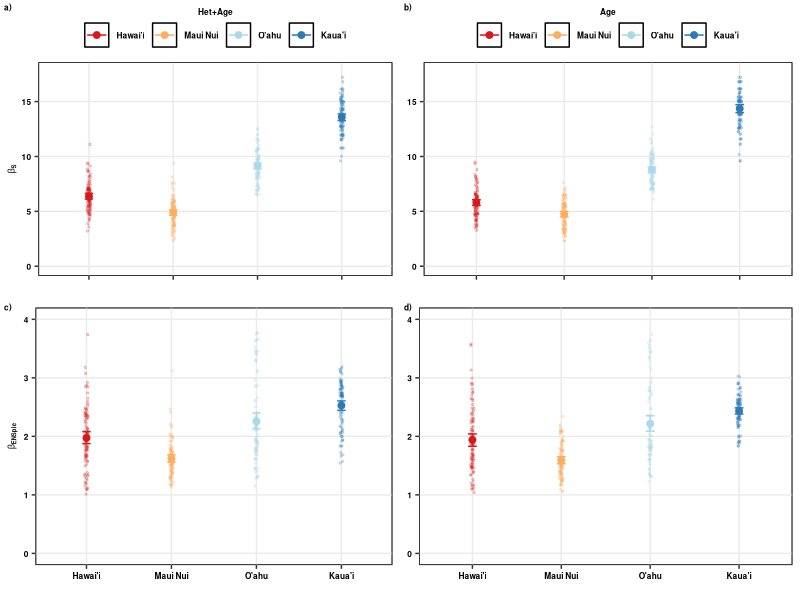

R code for this plot:
###############
# Beta ENSpie #
###############
# All natives #
# 9 plots #####
###############

require(dplyr)
require(ggplot2)
require(grid)
require(reshape2)
require(rms)

#############
# Data  #####
#############

Beta_2<-read.csv("Cleaned_Data/Scen2_Natives_9plots_BetaPIE.csv",sep=",",header=T)

Beta_3<-read.csv("Cleaned_Data/Scen3_Natives_9plots_BetaPIE.csv",sep=",",header=T)

#################
# Beta ENS_PIE  #
#################
## Scenario 2

Beta_22<-filter(Beta_2, index=="beta_S_PIE")

Beta_22<-dplyr::summarize(dplyr::group_by(Beta_22, geo_entity2, Iteration),beta_ENS_PIE=mean(value))

Beta_22$geo_entity2<-as.character(Beta_22$geo_entity2)
Beta_22$geo_entity2<-ifelse(Beta_22$geo_entity2=="Hawai'i Island","Hawai'i",Beta_22$geo_entity2)
Beta_22$geo_entity2<-ifelse(Beta_22$geo_entity2=="Kaua'i Island","Kaua'i",Beta_22$geo_entity2)
Beta_22$geo_entity2<-ifelse(Beta_22$geo_entity2=="O'ahu Island","O'ahu",Beta_22$geo_entity2)
Beta_22$geo_entity2<-as.factor(Beta_22$geo_entity2)

Beta_22$geo_entity2<-as.factor(Beta_22$geo_entity2)
Beta_22$geo_entity2<-factor(Beta_22$geo_entity2,levels=c("Hawai'i","Maui Nui","O'ahu","Kaua'i"))

Beta_2s<- Beta_22 %>%
  group_by(geo_entity2) %>%
  do(data.frame(rbind(smean.cl.boot(.$beta_ENS_PIE, B=1000))))

colnames(Beta_2s)[2]<-"beta_ENS_PIE"
colnames(Beta_2s)[3]<-"l.QD"
colnames(Beta_2s)[4]<-"h.QD"

Beta_2s$geo_entity2<-as.factor(Beta_2s$geo_entity2)
Beta_2s$geo_entity2<-factor(Beta_2s$geo_entity2,levels=c("Hawai'i","Maui Nui","O'ahu","Kaua'i"))

Beta_Scen2<-ggplot(data=Beta_22, aes(x=geo_entity2,y=beta_ENS_PIE,group=geo_entity2,color=geo_entity2))+
  geom_point(data=Beta_22, aes(x=geo_entity2,y=beta_ENS_PIE,group=geo_entity2,color=geo_entity2),
             position = position_jitter(w = 0.02, h = 0),size=0.5,alpha=0.2)+
  
  geom_point(data=Beta_2s, aes(x=geo_entity2,y=beta_ENS_PIE,group=geo_entity2, colour=geo_entity2),size=2)+
  geom_errorbar(data=Beta_2s,aes(ymin=l.QD,ymax=h.QD),width=0.1)+
  scale_y_continuous(limits=c(0,4),breaks=c(0,1,2,3,4))+
  #scale_color_d3(palette="category20c")+
  scale_colour_manual(values=c("#d7191c","#fdae61","#abd9e9","#2c7bb6"))+
  labs(x="",y=expression(bold(beta["ENSpie"])))+
  guides(colour=guide_legend(title="Het+Age",title.position = "top"))+
  theme_bw()+theme(axis.title.x=element_text(colour="black",face="bold",size=6),
                   axis.title.y=element_text(colour="black",face="bold",size=6),
                   axis.text.x=element_text(colour=c("black"),face="bold",size=6),
                   axis.text.y=element_text(colour=c("black"),face="bold",size=6),
                   legend.text=element_text(colour=c("black"),face="bold",size=6),
                   legend.title = element_text(colour=c("black"),face="bold",size=6),
                   legend.title.align = 0.5,
                   legend.position=c("none"),
                   legend.margin =margin(t=0, r=0, b=0, l=0, unit="cm"),
                   panel.background =element_rect(fill="transparent",colour="black"),panel.grid.minor=element_blank())

write.csv(Beta_2s,"Cleaned_Data/Summary_Beta_ENS_PIE_Scen2_9plots.csv",row.names=F)

## Scenario 3

Beta_33<-filter(Beta_3, index=="beta_S_PIE")

Beta_33<-dplyr::summarize(dplyr::group_by(Beta_33, geo_entity2, Iteration),beta_ENS_PIE=mean(value))

Beta_33$geo_entity2<-as.character(Beta_33$geo_entity2)
Beta_33$geo_entity2<-ifelse(Beta_33$geo_entity2=="Hawai'i Island","Hawai'i",Beta_33$geo_entity2)
Beta_33$geo_entity2<-ifelse(Beta_33$geo_entity2=="Kaua'i Island","Kaua'i",Beta_33$geo_entity2)
Beta_33$geo_entity2<-ifelse(Beta_33$geo_entity2=="O'ahu Island","O'ahu",Beta_33$geo_entity2)
Beta_33$geo_entity2<-as.factor(Beta_33$geo_entity2)


Beta_33$geo_entity2<-as.factor(Beta_33$geo_entity2)
Beta_33$geo_entity2<-factor(Beta_33$geo_entity2,levels=c("Hawai'i","Maui Nui","O'ahu","Kaua'i"))

Beta_3s<- Beta_33 %>%
  group_by(geo_entity2) %>%
  do(data.frame(rbind(smean.cl.boot(.$beta_ENS_PIE, B=1000))))

colnames(Beta_3s)[2]<-"beta_ENS_PIE"
colnames(Beta_3s)[3]<-"l.QD"
colnames(Beta_3s)[4]<-"h.QD"

Beta_3s$geo_entity2<-as.factor(Beta_3s$geo_entity2)
Beta_3s$geo_entity2<-factor(Beta_3s$geo_entity2,levels=c("Hawai'i","Maui Nui","O'ahu","Kaua'i"))

Beta_Scen3<-ggplot(data=Beta_33, aes(x=geo_entity2,y=beta_ENS_PIE,group=geo_entity2,color=geo_entity2))+
  geom_point(data=Beta_33, aes(x=geo_entity2,y=beta_ENS_PIE,group=geo_entity2,color=geo_entity2),
             position = position_jitter(w = 0.02, h = 0),size=0.5,alpha=0.2)+
  
  geom_point(data=Beta_3s, aes(x=geo_entity2,y=beta_ENS_PIE,group=geo_entity2, colour=geo_entity2),size=2)+
  geom_errorbar(data=Beta_3s,aes(ymin=l.QD,ymax=h.QD),width=0.1)+
  scale_y_continuous(limits=c(0,4),breaks=c(0,1,2,3,4))+
  #scale_color_d3(palette="category20c")+
  scale_colour_manual(values=c("#d7191c","#fdae61","#abd9e9","#2c7bb6"))+
  labs(x="",y=expression(bold(beta["ENSpie"])))+
  guides(colour=guide_legend(title="Age",title.position = "top"))+
  theme_bw()+theme(axis.title.x=element_text(colour="black",face="bold",size=6),
                   axis.title.y=element_blank(),
                   axis.text.x=element_text(colour=c("black"),face="bold",size=6),
                   axis.text.y=element_text(colour=c("black"),face="bold",size=6),
                   legend.text=element_text(colour=c("black"),face="bold",size=6),
                   legend.title = element_text(colour=c("black"),face="bold",size=6),
                   legend.title.align = 0.5,
                   legend.position=c("none"),
                   legend.margin =margin(t=0, r=0, b=0, l=0, unit="cm"),
                   panel.background =element_rect(fill="transparent",colour="black"),panel.grid.minor=element_blank())

write.csv(Beta_3s,"Cleaned_Data/Summary_Beta_ENS_PIE_Scen3_9plots.csv",row.names=F)

#############
# Beta S ####
#############

## Scenario 2

Beta_222<-filter(Beta_2, index=="beta_S")
Beta_222<-dplyr::summarize(dplyr::group_by(Beta_222, geo_entity2, Iteration),beta_S=mean(value))

Beta_222$geo_entity2<-as.character(Beta_222$geo_entity2)
Beta_222$geo_entity2<-ifelse(Beta_222$geo_entity2=="Hawai'i Island","Hawai'i",Beta_222$geo_entity2)
Beta_222$geo_entity2<-ifelse(Beta_222$geo_entity2=="Kaua'i Island","Kaua'i",Beta_222$geo_entity2)
Beta_222$geo_entity2<-ifelse(Beta_222$geo_entity2=="O'ahu Island","O'ahu",Beta_222$geo_entity2)
Beta_222$geo_entity2<-as.factor(Beta_222$geo_entity2)


Beta_222$geo_entity2<-as.factor(Beta_222$geo_entity2)
Beta_222$geo_entity2<-factor(Beta_222$geo_entity2,levels=c("Hawai'i","Maui Nui","O'ahu","Kaua'i"))


Beta_2ss<- Beta_222 %>%
  group_by(geo_entity2) %>%
  do(data.frame(rbind(smean.cl.boot(.$beta_S, B=1000))))

colnames(Beta_2ss)[2]<-"beta_S"
colnames(Beta_2ss)[3]<-"l.QD"
colnames(Beta_2ss)[4]<-"h.QD"

Beta_2ss$geo_entity2<-as.factor(Beta_2ss$geo_entity2)
Beta_2ss$geo_entity2<-factor(Beta_2ss$geo_entity2,levels=c("Hawai'i","Maui Nui","O'ahu","Kaua'i"))

Beta_Scen2s<-ggplot(data=Beta_222, aes(x=geo_entity2,y=beta_S,group=geo_entity2,color=geo_entity2))+
  geom_point(data=Beta_222, aes(x=geo_entity2,y=beta_S,group=geo_entity2,color=geo_entity2),
             position = position_jitter(w = 0.02, h = 0),size=0.5,alpha=0.2)+
  
  geom_point(data=Beta_2ss, aes(x=geo_entity2,y=beta_S,group=geo_entity2, colour=geo_entity2),size=2)+
  geom_errorbar(data=Beta_2ss,aes(ymin=l.QD,ymax=h.QD),width=0.1)+
  scale_y_continuous(limits=c(0,17.7),breaks=c(0,5,10,15))+
  # scale_color_d3(palette="category20c")+
  scale_colour_manual(values=c("#d7191c","#fdae61","#abd9e9","#2c7bb6"))+
  labs(x="",y=expression(bold(beta["S"])))+
  guides(colour=guide_legend(title="Het+Age",title.position = "top"))+
  theme_bw()+theme(axis.title.x=element_text(colour="black",face="bold",size=6),
                   axis.title.y=element_text(colour="black",face="bold",size=6),
                   axis.text.x=element_blank(),
                   axis.text.y=element_text(colour=c("black"),face="bold",size=6),
                   legend.text=element_text(colour=c("black"),face="bold",size=6),
                   legend.title = element_text(colour=c("black"),face="bold",size=6),
                   legend.title.align = 0.5,
                   legend.position=c("top"),
                   legend.margin =margin(t=0, r=0, b=0, l=0, unit="cm"),
                   panel.background =element_rect(fill="transparent",colour="black"),panel.grid.minor=element_blank())

write.csv(Beta_2ss,"Cleaned_Data/Summary_Beta_S_Scen2_9plots.csv",row.names=F)

## Scenario 3

Beta_333<-filter(Beta_3, index=="beta_S")
Beta_333<-dplyr::summarize(dplyr::group_by(Beta_333, geo_entity2, Iteration),beta_S=mean(value))

Beta_333$geo_entity2<-as.character(Beta_333$geo_entity2)
Beta_333$geo_entity2<-ifelse(Beta_333$geo_entity2=="Hawai'i Island","Hawai'i",Beta_333$geo_entity2)
Beta_333$geo_entity2<-ifelse(Beta_333$geo_entity2=="Kaua'i Island","Kaua'i",Beta_333$geo_entity2)
Beta_333$geo_entity2<-ifelse(Beta_333$geo_entity2=="O'ahu Island","O'ahu",Beta_333$geo_entity2)
Beta_333$geo_entity2<-as.factor(Beta_333$geo_entity2)

Beta_333$geo_entity2<-as.factor(Beta_333$geo_entity2)
Beta_333$geo_entity2<-factor(Beta_333$geo_entity2,levels=c("Hawai'i","Maui Nui","O'ahu","Kaua'i"))

Beta_3ss<- Beta_333 %>%
  group_by(geo_entity2) %>%
  do(data.frame(rbind(smean.cl.boot(.$beta_S, B=1000))))

colnames(Beta_3ss)[2]<-"beta_S"
colnames(Beta_3ss)[3]<-"l.QD"
colnames(Beta_3ss)[4]<-"h.QD"

Beta_3ss$geo_entity2<-as.factor(Beta_3ss$geo_entity2)
Beta_3ss$geo_entity2<-factor(Beta_3ss$geo_entity2,levels=c("Hawai'i","Maui Nui","O'ahu","Kaua'i"))

Beta_Scen3s<-ggplot(data=Beta_333, aes(x=geo_entity2,y=beta_S,group=geo_entity2,color=geo_entity2))+
  geom_point(data=Beta_333, aes(x=geo_entity2,y=beta_S,group=geo_entity2,color=geo_entity2),
             position = position_jitter(w = 0.02, h = 0),size=0.5,alpha=0.2)+
  
  geom_point(data=Beta_3ss, aes(x=geo_entity2,y=beta_S,group=geo_entity2, colour=geo_entity2),size=2)+
  geom_errorbar(data=Beta_3ss,aes(ymin=l.QD,ymax=h.QD),width=0.1)+
  scale_y_continuous(limits=c(0,17.7),breaks=c(0,5,10,15))+
  #scale_color_d3(palette="category20c")+
  scale_colour_manual(values=c("#d7191c","#fdae61","#abd9e9","#2c7bb6"))+
  labs(x="",y=expression(bold(beta["S"])))+
  guides(colour=guide_legend(title="Age",title.position = "top"))+
  theme_bw()+theme(axis.title.x=element_text(colour="black",face="bold",size=6),
                   axis.title.y=element_blank(),
                   axis.text.x=element_blank(),
                   axis.text.y=element_text(colour=c("black"),face="bold",size=6),
                   legend.text=element_text(colour=c("black"),face="bold",size=6),
                   legend.title = element_text(colour=c("black"),face="bold",size=6),
                   legend.title.align = 0.5,
                   legend.position=c("top"),
                   legend.margin =margin(t=0, r=0, b=0, l=0, unit="cm"),
                   panel.background =element_rect(fill="transparent",colour="black"),panel.grid.minor=element_blank())

write.csv(Beta_3ss,"Cleaned_Data/Summary_Beta_S_Scen3_9plots.csv",row.names=F)

###################
# merge figures  #
##################

require(cowplot)

togg2<-plot_grid(Beta_Scen2s, Beta_Scen3s, Beta_Scen2, Beta_Scen3,
                 labels=c("a)","b)","c)","d)"),label_size = 6,
                 ncol=2)

png(filename="Figures/Fig5_Beta_ENSpie_S_natives_9plots.png", 
    units="in", 
    width=8, 
    height=6, 
    pointsize=2, 
    res=400)

togg2

dev.off()
